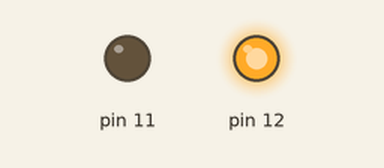
Recording of a sketch running on a simulated Arduino Uno, built with avr-gcc and run on an emulated ATmega328P. Parts: output pins drawn as LEDs (lit = HIGH).

Above: at 0.3 s.
At 1.25 s:
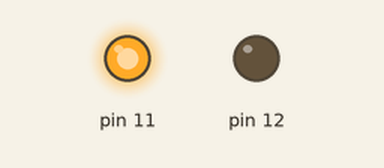
At 3.3 s:
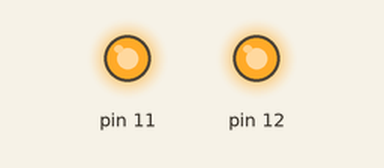
At 4.5 s:
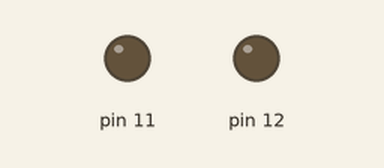
Timing chart, 0 to 5.5 s (numbered marks = the images above):
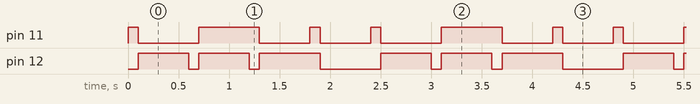

Measured:
- by itself, pin 11: repeats every 2.4 s: LOW 0.60 s, HIGH 0.60 s, 2 × (LOW 0.50 s, HIGH 0.10 s)
- by itself, pin 12: repeats every 2.4 s: LOW 0.10 s, HIGH 0.50 s, LOW 0.10 s, HIGH 0.60 s, LOW 0.60 s, HIGH 0.50 s
- by itself, everything shown: repeats every 2.4 s, in 8 steps

The sketch:

blink_light.ino
```cpp
void setup() {
  pinMode(11, OUTPUT);
  pinMode(12, OUTPUT);
}


void loop() {
  digitalWrite(11, HIGH);
  digitalWrite(12, LOW);
  delay(100);

  digitalWrite(11, LOW);
  digitalWrite(12, HIGH);
  delay(500);

  digitalWrite(11, LOW);
  digitalWrite(12, LOW);
  delay(100);

  digitalWrite(11, HIGH);
  digitalWrite(12, HIGH);
  delay(500);


  digitalWrite(11, HIGH);
  digitalWrite(12, LOW);
  delay(100);

  digitalWrite(11, LOW);
  digitalWrite(12, HIGH);
  delay(500);


  digitalWrite(11, HIGH);
  digitalWrite(12, HIGH);
  delay(100);

  digitalWrite(11, LOW);
  digitalWrite(12, LOW);
  delay(500);
}
```
